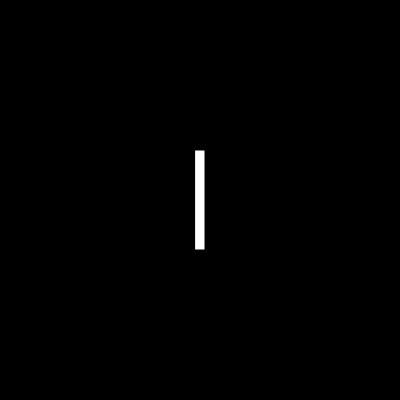
Frame 1 (no input)
Frame 60 (no input): identical to frame 1, image omitted
Frame 120 (the mouse pressed at the canvas centre since frame 60): identical to frame 1, image omitted

The p5.js sketch that drew this single still picture (run headless with seeded random() and noise() and a simulated clock; from frame 60 on, the mouse is pressed at the canvas centre):

// p5.js sketch
// ── sketch.js
let angle =0;

function setup() {
  createCanvas(400, 400);
}

function draw() {
  background(0);
  translate(width/2,height/2);
  rectMode(CENTER);
  
  let h = 100;
  rect(0,0,10,h);

  angle +=0.1;
}
